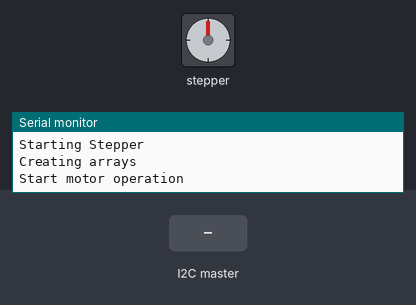
A sketch run on a simulated Arduino Uno, built with avr-gcc and run on an emulated ATmega328P. On the bench: stepper motor, the last lines printed to the serial monitor. Wiring (inferred from the names in the program): stepper motor driver (200 steps per turn assumed): step pin 8; direction pin 9. The test bench sets the inputs (shaded band).

Above: at 1.2 s.
1.3 s: the I2C master sends the byte 1
At 2.6 s:
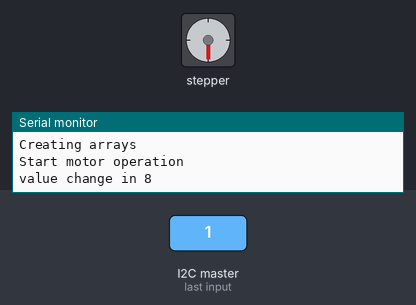
4.3 s: the I2C master sends the byte 0
5.8 s: the I2C master sends the byte 90
At 6.4 s:
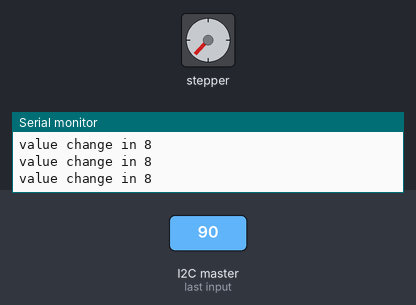
8.8 s: the I2C master sends the byte 2
At 9.5 s:
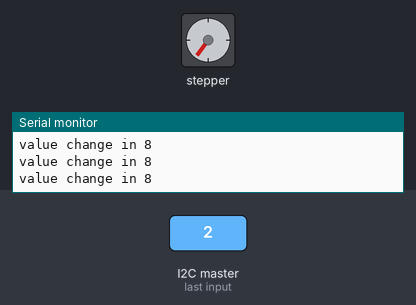
10.3 s: the I2C master sends the byte 1
13.3 s: the I2C master sends the byte 200
At 28.1 s:
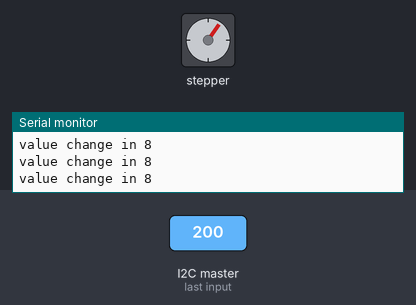
Timing chart, 0 to 63.8 s (numbered marks = the images above; inputs shaded):
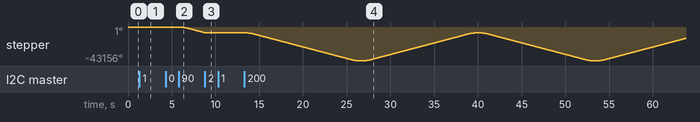

Measured:
- after the input at 1.3 s, stepper: turns 180° counter-clockwise in 0.20 s, then 175° clockwise in 0.19 s, repeating every 0.42 s
- after the input at 5.8 s, stepper: keeps turning counter-clockwise at about 2400°/s, starting at once

The sketch:

sketch_may21b.ino
```cpp
#include <Wire.h>

byte directionPin = 9;
byte stepPin = 8;
int numberOfSteps = 0; //ONLY WORKS WITH NBOFSTEPS > 1124
const int arrsz = 41;     //Number of steps it takes for ∂f/∂x to reach 1
const int exp_inc = 10;   //what speed value is reached after arrsz steps
byte ledPin = 13;
const int minspeed = 1000;
const int maxspeed = 300;
int zoom = 0;
int Sa[arrsz];  //Array starting at low speed
int Sb[arrsz];  //Array finishing at high speed

//tn determine the steps at which we switch between linear/exponential growth
int time_array[6];

//int t1 = arrsz;
//int t2 = arrsz + (minspeed-maxspeed) - 2*exp_inc;
//int t3 = t2 + arrsz;
//int t6 = numberOfSteps - arrsz;
//int t5 = t6 - (minspeed-maxspeed - 2*exp_inc) - 1;
//int t4 = t5 - arrsz;

void setup()
{

  Serial.begin(9600);
  Serial.println("Starting Stepper");
  digitalWrite(ledPin, LOW);

  pinMode(directionPin, OUTPUT);
  pinMode(stepPin, OUTPUT);

  Wire.begin(9);
  Wire.onReceive(receiveEvent);

//  Serial.println(t1);
//  Serial.println(t2);
//  Serial.println(t3);
//  Serial.println(t4);
//  Serial.println(t5);
//  Serial.println(t6);

  Serial.println("Creating arrays");
  //USING 500/1+exp(-0.1(x-80))
  for(int i = 0; i < arrsz; i++){
    Sa[i] = round(-500/(1+exp(-0.1*((i+1)-80))) + minspeed);
    Sb[i] = round(-500/(1+exp(-0.1*(160-(arrsz-i) - 80))) + (500+maxspeed));
    //Serial.println(Sb[i]);
    }

//  int i = 930;

  Serial.println("Start motor operation");
//  digitalWrite(directionPin, HIGH);
//  zoom = minspeed;
//  for (int i = 0; i < numberOfSteps; i++){
//    digitalWrite(stepPin, HIGH);
//    delayMicroseconds(zoom + 4);
//    digitalWrite(stepPin, LOW);
//    delayMicroseconds(zoom);
////    int time1 = micros(); //Use this to measure runtime of vroomvroom
//    zoom = vroomvroom(i);
////    int time2 = micros(); //and this
////    int interval = time2 - time1; //etc
////    Serial.println(interval);
//    //Serial.println(zoom);
//    }
//  delay(200);
//
//  digitalWrite(directionPin, LOW);
//  zoom = minspeed;
//  for (int i = 0; i < numberOfSteps; i++){
//    digitalWrite(stepPin, HIGH);
//    delayMicroseconds(zoom + 4);
//    digitalWrite(stepPin, LOW);
//    delayMicroseconds(zoom);
//    zoom = vroomvroom(i);
//  }

}

void loop()
{
digitalWrite(directionPin, HIGH);
  zoom = minspeed;
  for (int i = 0; i < numberOfSteps; i++){
    digitalWrite(stepPin, HIGH);
    delayMicroseconds(zoom + 4);
    digitalWrite(stepPin, LOW);
    delayMicroseconds(zoom);
    zoom = vroomvroom(i, time_array);
    }
  delayMicroseconds(4);

  digitalWrite(directionPin, LOW);
  zoom = minspeed;
  for (int i = 0; i < numberOfSteps; i++){
    digitalWrite(stepPin, HIGH);
    delayMicroseconds(zoom + 4);
    digitalWrite(stepPin, LOW);
    delayMicroseconds(zoom);
    zoom = vroomvroom(i, time_array);
  }
  delayMicroseconds(4);
}

//Sets speed depending on step interval in which we are
int vroomvroom(int i, int t[]){
  if (i < t[0]){    //1st exponential (slow) increase from minspeed
      zoom = Sa[i];
      }
    else if(i >= t[0] && i < t[1]){   //linear increase y=x
      zoom = (minspeed-10) - (i-t[0]);
      }
    else if(i >= t[1] && i < t[2]){   //2nd exp increase until maxspeed
      zoom = Sb[i-t[1]];
      }
    else if(i >= t[2] && i < t[3]){   //continue at maxspeed until motor needs to slow down
      zoom = maxspeed;
      }
    else if(i > t[3] && i < t[4]){    //1st exponential decay from maxspeed
      zoom = Sb[(arrsz-1)-(i-t[3])];
      }
    else if(i >= t[4] && i < t[5]){   //linear decrease
      zoom = (maxspeed+10) + (i-t[4]);
      }
    else if(i >= t[5]){   //2nd exponential decay until minspeed
      zoom = Sa[(arrsz-1)-(i-t[5])];
      }
      return zoom;
  }

void time_array_mod(int t[], int exp_inc, int maxspeed, int arrsz, int minspeed, int numberOfSteps){

  t[0] = arrsz;
  t[1] = arrsz + (minspeed-maxspeed) - 2*exp_inc;
  t[2] = t[1] + arrsz;
  t[5] = numberOfSteps - arrsz;
  t[4] = t[5] - (minspeed-maxspeed - 2*exp_inc) - 1;
  t[3] = t[4] - arrsz;
  }

 void receiveEvent(int bytes){
    int time1 = micros();
    numberOfSteps = Wire.read()*100;
    time_array_mod(time_array, exp_inc, maxspeed, arrsz, minspeed, numberOfSteps);
    int time2 = micros();
    int interval = time2 - time1;
    Serial.print("value change in ");
    Serial.println(interval);
  }
```
